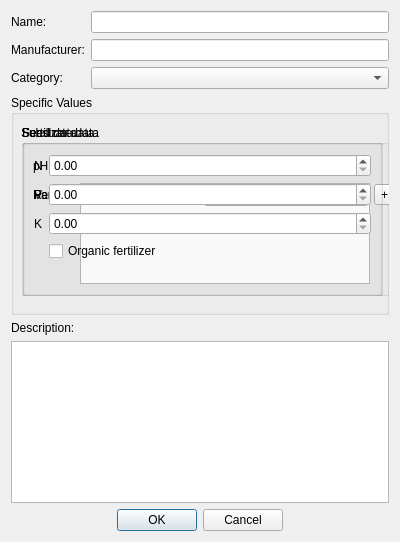
<?xml version="1.0" encoding="UTF-8"?>
<ui version="4.0">
 <class>AddProductDialog</class>
 <widget class="QDialog" name="AddProductDialog">
  <property name="geometry">
   <rect>
    <x>0</x>
    <y>0</y>
    <width>400</width>
    <height>542</height>
   </rect>
  </property>
  <property name="windowTitle">
   <string>Add new product</string>
  </property>
  <layout class="QVBoxLayout" name="verticalLayout">
   <item>
    <layout class="QFormLayout" name="formLayout_4">
     <item row="0" column="0">
      <widget class="QLabel" name="lblName">
       <property name="text">
        <string>Name:</string>
       </property>
      </widget>
     </item>
     <item row="0" column="1">
      <widget class="QLineEdit" name="txtName"/>
     </item>
     <item row="1" column="0">
      <widget class="QLabel" name="lblManufacturer">
       <property name="text">
        <string>Manufacturer:</string>
       </property>
      </widget>
     </item>
     <item row="1" column="1">
      <widget class="QLineEdit" name="txtManufacturer"/>
     </item>
     <item row="2" column="0">
      <widget class="QLabel" name="lblCategory">
       <property name="text">
        <string>Category:</string>
       </property>
      </widget>
     </item>
     <item row="2" column="1">
      <widget class="QComboBox" name="cmbCategory"/>
     </item>
    </layout>
   </item>
   <item>
    <widget class="QGroupBox" name="groupSpecificValues">
     <property name="minimumSize">
      <size>
       <width>0</width>
       <height>220</height>
      </size>
     </property>
     <property name="title">
      <string>Specific Values</string>
     </property>
     <widget class="QGroupBox" name="groupSubstrates">
      <property name="geometry">
       <rect>
        <x>10</x>
        <y>30</y>
        <width>361</width>
        <height>171</height>
       </rect>
      </property>
      <property name="title">
       <string>Substrate data</string>
      </property>
      <layout class="QFormLayout" name="formLayout_3">
       <item row="0" column="0">
        <widget class="QLabel" name="lblPh">
         <property name="text">
          <string>pH:</string>
         </property>
        </widget>
       </item>
       <item row="0" column="1">
        <widget class="QDoubleSpinBox" name="spinPh"/>
       </item>
       <item row="1" column="0">
        <widget class="QLabel" name="lblRecipe">
         <property name="text">
          <string>Recipe:</string>
         </property>
        </widget>
       </item>
       <item row="1" column="1">
        <widget class="QTextEdit" name="textEditRecipe"/>
       </item>
      </layout>
     </widget>
     <widget class="QGroupBox" name="groupSeeds">
      <property name="geometry">
       <rect>
        <x>11</x>
        <y>30</y>
        <width>371</width>
        <height>171</height>
       </rect>
      </property>
      <property name="title">
       <string>Seed data</string>
      </property>
      <widget class="QWidget" name="layoutWidget">
       <property name="geometry">
        <rect>
         <x>12</x>
         <y>56</y>
         <width>361</width>
         <height>28</height>
        </rect>
       </property>
       <layout class="QHBoxLayout" name="horizontalLayout">
        <item>
         <widget class="QLabel" name="lblVariety">
          <property name="text">
           <string>Variety:</string>
          </property>
         </widget>
        </item>
        <item>
         <widget class="QComboBox" name="cmbVariety"/>
        </item>
        <item>
         <widget class="QToolButton" name="btnAddVariety">
          <property name="text">
           <string>+</string>
          </property>
         </widget>
        </item>
       </layout>
      </widget>
     </widget>
     <widget class="QGroupBox" name="groupFertilizer">
      <property name="enabled">
       <bool>true</bool>
      </property>
      <property name="geometry">
       <rect>
        <x>11</x>
        <y>30</y>
        <width>361</width>
        <height>171</height>
       </rect>
      </property>
      <property name="title">
       <string>Fertilizer data:</string>
      </property>
      <layout class="QFormLayout" name="formLayout">
       <item row="1" column="0">
        <widget class="QLabel" name="lblN">
         <property name="text">
          <string>N</string>
         </property>
        </widget>
       </item>
       <item row="1" column="1">
        <widget class="QDoubleSpinBox" name="spinN"/>
       </item>
       <item row="2" column="0">
        <widget class="QLabel" name="lblP">
         <property name="text">
          <string>P</string>
         </property>
        </widget>
       </item>
       <item row="2" column="1">
        <widget class="QDoubleSpinBox" name="spinP"/>
       </item>
       <item row="3" column="0">
        <widget class="QLabel" name="lblK">
         <property name="text">
          <string>K</string>
         </property>
        </widget>
       </item>
       <item row="3" column="1">
        <widget class="QDoubleSpinBox" name="spinK"/>
       </item>
       <item row="4" column="1">
        <widget class="QCheckBox" name="checkOrganic">
         <property name="text">
          <string>Organic fertilizer</string>
         </property>
        </widget>
       </item>
      </layout>
     </widget>
    </widget>
   </item>
   <item>
    <widget class="QLabel" name="lblDescription">
     <property name="text">
      <string>Description:</string>
     </property>
    </widget>
   </item>
   <item>
    <widget class="QTextEdit" name="textEditDescription"/>
   </item>
   <item>
    <widget class="QDialogButtonBox" name="buttonBox">
     <property name="layoutDirection">
      <enum>Qt::LayoutDirection::LeftToRight</enum>
     </property>
     <property name="standardButtons">
      <set>QDialogButtonBox::StandardButton::Cancel|QDialogButtonBox::StandardButton::Ok</set>
     </property>
     <property name="centerButtons">
      <bool>true</bool>
     </property>
    </widget>
   </item>
  </layout>
 </widget>
 <resources/>
 <connections/>
</ui>
